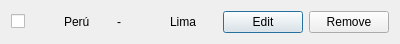
<?xml version="1.0" encoding="UTF-8"?>
<ui version="4.0">
 <class>Task</class>
 <widget class="QDialog" name="Task">
  <property name="geometry">
   <rect>
    <x>0</x>
    <y>0</y>
    <width>400</width>
    <height>42</height>
   </rect>
  </property>
  <property name="windowTitle">
   <string>Dialog</string>
  </property>
  <layout class="QHBoxLayout" name="horizontalLayout">
   <item>
    <widget class="QCheckBox" name="checkBox">
     <property name="text">
      <string/>
     </property>
    </widget>
   </item>
   <item>
    <widget class="QLabel" name="lblPais">
     <property name="text">
      <string>Perú</string>
     </property>
    </widget>
   </item>
   <item>
    <widget class="QLabel" name="label_2">
     <property name="text">
      <string>-</string>
     </property>
    </widget>
   </item>
   <item>
    <widget class="QLabel" name="lblCapital">
     <property name="text">
      <string>Lima</string>
     </property>
    </widget>
   </item>
   <item>
    <widget class="QPushButton" name="editButton">
     <property name="text">
      <string>Edit</string>
     </property>
    </widget>
   </item>
   <item>
    <widget class="QPushButton" name="removeButton">
     <property name="text">
      <string>Remove</string>
     </property>
    </widget>
   </item>
  </layout>
 </widget>
 <resources/>
 <connections/>
</ui>
